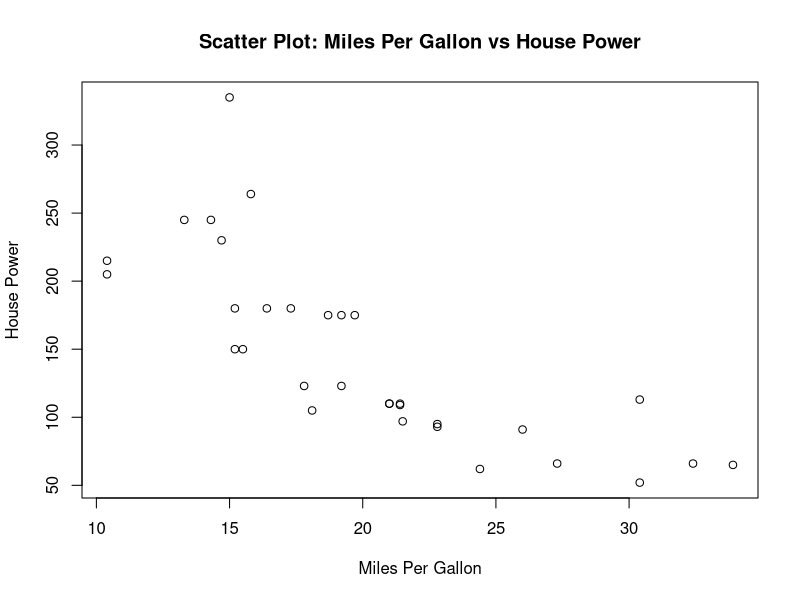
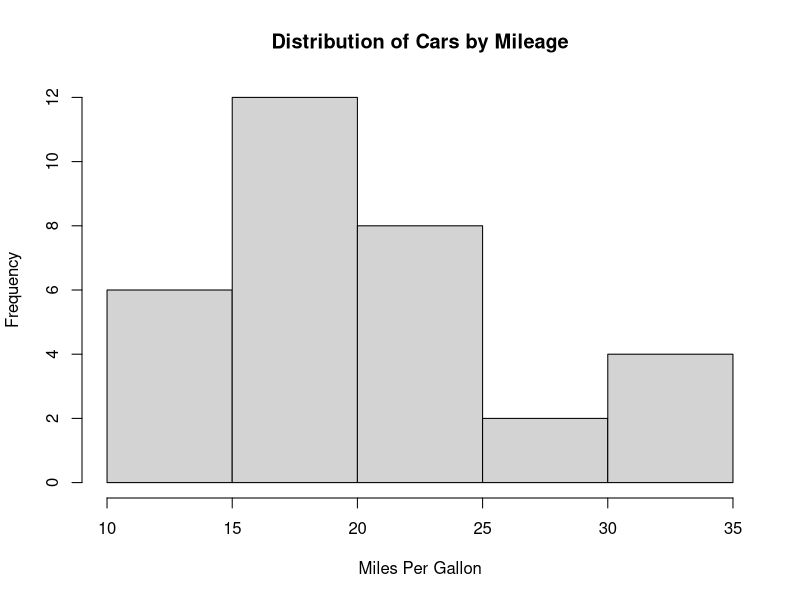

These figures' R source, in order:
## ---- chunk 1
# Loading the car dataset
## knitr has all types of cool and easy to use functions, knitr makes data summaries super nice ...
knitr::kable(summary(datasets::mtcars))
## ---- chunk 2
# Scatter plot for mpg vs hp
graph_scatter = plot(mtcars$mpg, 
     mtcars$hp,
     main = "Scatter Plot: Miles Per Gallon vs House Power",
     xlab = "Miles Per Gallon",
     ylab = "House Power")
# Histogram for mpg
graph_hist = hist(mtcars$mpg, 
     main = "Distribution of Cars by Mileage", 
     xlab = "Miles Per Gallon", 
     ylab = "Frequency")
